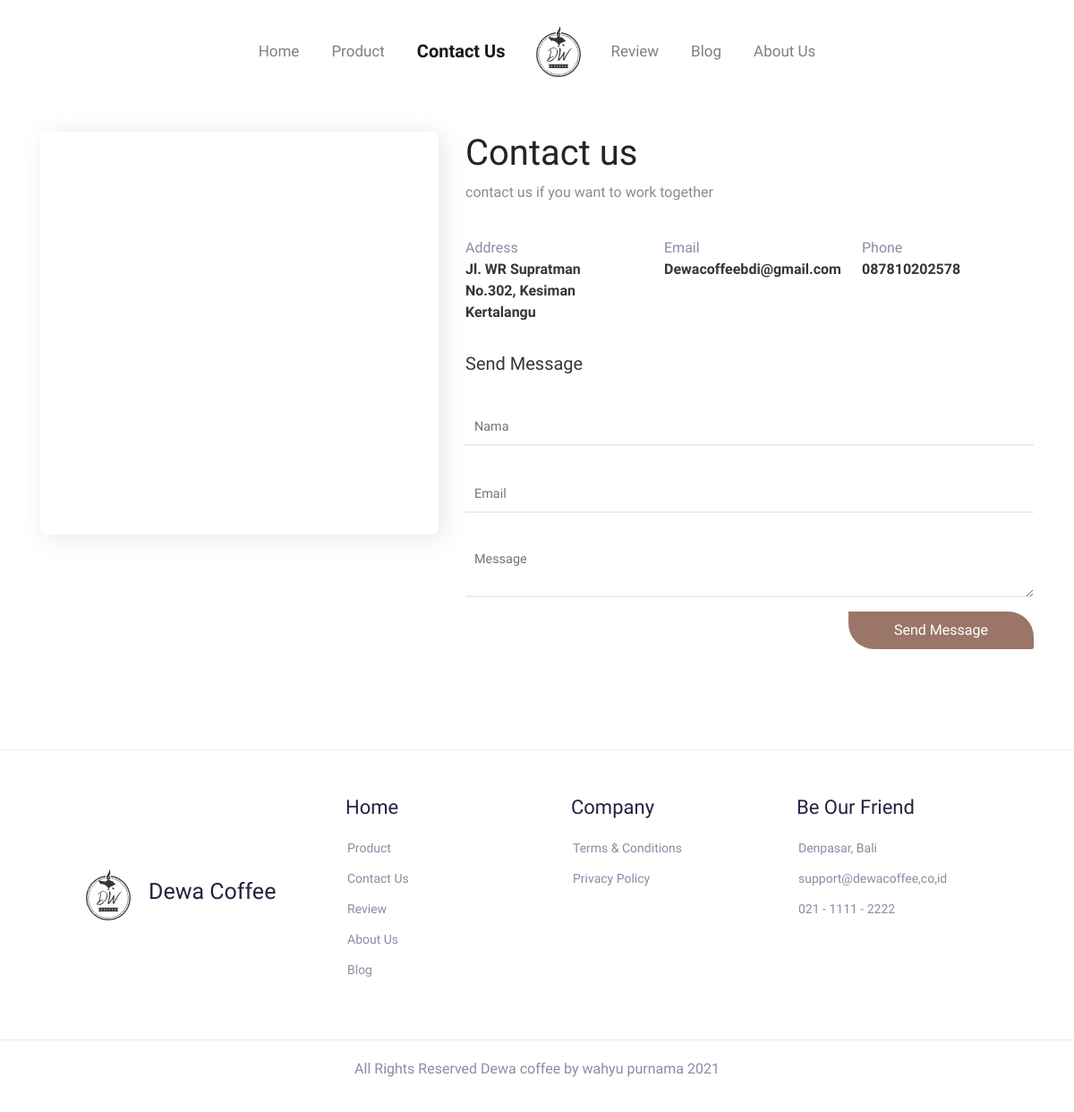
/contact, run on an earlier commit of the app's database.
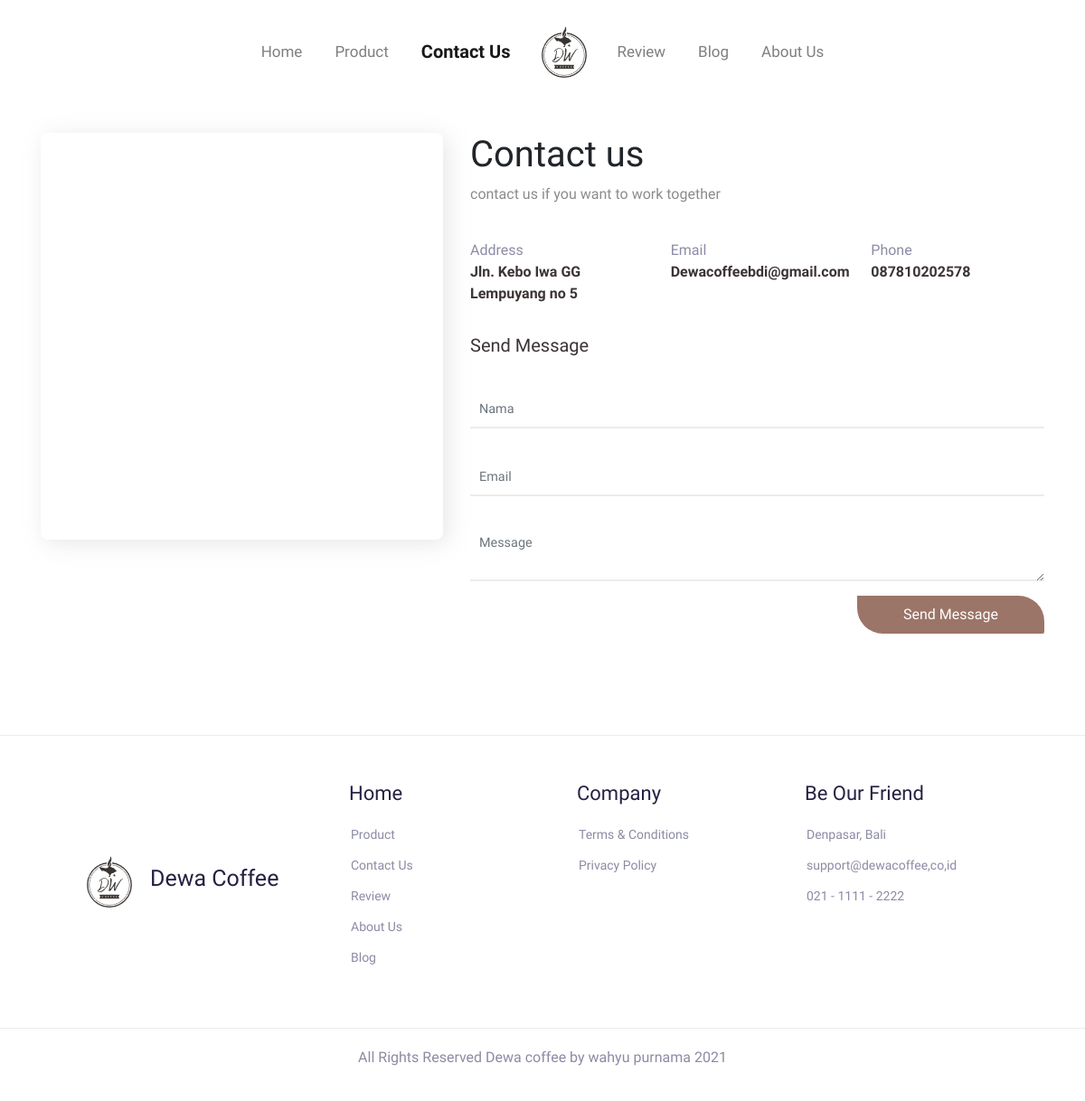
And on a later commit of the database.
### tables this page shows
CREATE TABLE `page_contact` (
  `id` int(11) NOT NULL,
  `address` varchar(255) NOT NULL,
  `email` varchar(100) NOT NULL,
  `phone` varchar(14) NOT NULL,
  `maps` text NOT NULL
);

### app/core/Controller.php (called while the page is built, shortened)
<?php
class Controller {
	public function view($view, $data = []) {
		require_once 'app/views/' . $view . '.php';
	}
	public function model($model) {
		return new $model;
	}
}

### app/core/App.php (called while the page is built, shortened)
<?php
class App {
	protected $method = 'index';
	protected $params = [];
	public function __construct() {
		$this->controller = new $this->controller;
		call_user_func_array([$this->controller, $this->method], $this->params);
	}
}

### index.php (called while the page is built, shortened)
<?php
$app = new App;

### app/core/Url.php (called while the page is built, shortened)
<?php
class Url
{
    public static function check()
    {
        if (isset($_GET['url'])) {
			$url = rtrim($_GET['url'], '/');
			$url = filter_var($url, FILTER_SANITIZE_URL);
			$url = explode('/', $url);
			return $url[0];
		}
    }
}

### app/core/Database.php (called while the page is built, shortened)
<?php
class Database
{
  private $host = DB_HOST;
  private	$user = DB_USER;
  private $pass = DB_PASS;
  private $db_name = DB_NAME;
  private $dbh;
  private $stmt;
  public function __construct()
  {
    $dsn = "mysql:host={$this->host};
    dbname={$this->db_name}";
    $option = [
     PDO::ATTR_PERSISTENT => true,
     PDO::ATTR_ERRMODE => PDO::ERRMODE_EXCEPTION
   ];
   try {
     $this->dbh = new PDO($dsn, $this->user, $this->pass, $option);
   } catch(PDOException $e){
     die($e->getMessage());
   }
 }
 public function query($query)
 {
  $this->stmt = $this->dbh->prepare($query);
}
public function execute()
{
  $this->stmt->execute();
}
public function resultSet()
{
  $this->execute();
  return $this->stmt->fetchAll(PDO::FETCH_ASSOC);
}
}

### app/models/M_Contact.php (called while the page is built, shortened)
<?php
class M_Contact
{
    private $db;
    public function __construct()
    {
        $this->db = new Database();
    }
    public function getAllData($table)
    {
        $sql = "SELECT * FROM $table";
        $this->db->query($sql);
        return $this->db->resultSet();
    }
}

### app/views/contact-us/index.php (the view)
<div class="container mt-5">
    <div class="row">
        <div class="col-lg-5 col-md-6 col-sm-12">
            <div class="maps " data-aos="zoom-in" data-aos-delay="300">
                <?= $data['contact'][0]['maps'] ?>
            </div>
        </div>
        <div class="col-lg-7 col-md-6 col-sm-12">
            <div class="text-about">
                <h1 data-aos="zoom-in-down" data-aos-delay="300">
                    Contact us
                </h1>
                <p data-aos="zoom-in-down" data-aos-delay="400">
                    contact us if you want to work together
                </p>
                <div class="row">
                    <div class="col-lg-4 col-md-6 col-sm-12 mt-2 info-me">
                        <ul data-aos="zoom-in-down" data-aos-delay="500">
                            <li class="judul">Address</li>
                            <li class="info"><?= $data['contact'][0]['address'] ?></li>
                        </ul>
                    </div>
                    <div class="col-lg-4 col-md-6 col-sm-12 mt-2 info-me">
                        <ul data-aos="zoom-in-down" data-aos-delay="600">
                            <li class="judul">Email</li>
                            <li class="info"><?= $data['contact'][0]['email'] ?></li>
                        </ul>
                    </div>
                    <div class="col-lg-4 col-md-6 col-sm-12 mt-2 info-me">
                        <ul data-aos="zoom-in-down" data-aos-delay="700">
                            <li class="judul">Phone</li>
                            <li class="info"><?= $data['contact'][0]['phone'] ?></li>
                        </ul>
                    </div>
                </div>
            </div>
            <div class="send-message">
                <div class="judul" data-aos="zoom-in-down" data-aos-delay="800">Send Message</div>
                <form action="<?= BASE_URL?>/contact" method="POST">
                    <div class="form-group" data-aos="zoom-in-down" data-aos-delay="900">
                        <input type="text" class="form-control" id="inputNama" name="nama" placeholder="Nama" />
                        <div class="line"></div>
                    </div>
                    <div class="form-group" data-aos="zoom-in-down" data-aos-delay="1000">
                        <input type="email" class="form-control" id="inputEmail4" name="email"
                            placeholder="Email" />
                        <div class="line"></div>
                    </div>
                    <div class="form-group" data-aos="zoom-in-down" data-aos-delay="1100">
                        <textarea class="form-control" rows="2" name="message" placeholder="Message"></textarea>
                        <div class="line"></div>
                    </div>
                    <div class="tombol text-right" data-aos="zoom-in-down" data-aos-delay="1200">
                        <button type="submit" name="submit" class="btn btn-coffee ">Send Message</button>
                    </div>
                </form>
            </div>
        </div>
    </div>
</div>

### app/controllers/Contact.php
<?php
class Contact extends Controller
{
    public function index()
    {
        if(isset($_POST['submit'])){
            $data = $this->model('M_Contact')->sendMessage();
            if ($data == true)
            {
                Flasher::setFlash('Pesan Berhasil Terkirim', 'success');
                header('Location: ' . BASE_URL . '/contact');
            }
            else
            {
                Flasher::setFlash('Data Gagal Di Hapus', 'error');
                header('Location: ' . BASE_URL . '/contact');
            }
        }else{
            $data['contact'] =  $this->model('M_Contact')->getAllData('page_contact');
            $this->view('template/homepage/header');
            $this->view('contact-us/index',$data);
            $this->view('template/homepage/footer');
        }
    }
}

### app/views/template/homepage/header.php (shortened to what this page needs)
<!DOCTYPE html>
<html lang="en">
<head>
    <link rel="stylesheet" href="https://cdn.jsdelivr.net/npm/bootstrap@4.6.0/dist/css/bootstrap.min.css"
 />
    <link rel="stylesheet" href="<?= BASEURL ?>/homepage/css/style.css" />
    <link rel="stylesheet" href="https://unpkg.com/aos@next/dist/aos.css" />
</head>
<body>
    <nav class="navbar navbar-expand-lg navbar-light">
        <div class="collapse navbar-collapse justify-content-center mt-3" id="navbarToggle">
            <ul class="navbar-nav">
                <li class="nav-item" data-aos="fade-down" data-aos-delay="500">
                    <a class="nav-link nav-color <?= (Url::check() == '') ? 'active' : ''?>" href="<?= BASE_URL?>">Home
                    </a>
                </li>
                <li class="nav-item" data-aos="fade-down" data-aos-delay="600">
                    <a class="nav-link nav-color <?= (Url::check() == 'products') ? 'active' : ''?> "
                        href="<?= BASE_URL?>/products">Product</a>
                </li>
                <li class="nav-item" data-aos="fade-down" data-aos-delay="700">
                    <a class="nav-link nav-color  <?= (Url::check() == 'contact') ? 'active' : ''?>"
                        href="<?= BASE_URL?>/contact"> Contact Us</a>
                </li>
            </ul>
            <a class="navbar-brand d-none d-lg-block logo-img ml-3" href="#" data-aos="fade-down" data-aos-delay="800">
                <img src="<?= BASEURL ?>/assets/img/logo.png" alt="" />
            </a>
            <ul class="navbar-nav">
                <li class="nav-item " data-aos="fade-down" data-aos-delay="900">
                    <a class="nav-link nav-color " href="<?= BASE_URL?>#testim">Review</a>
                </li>
                <li class="nav-item" data-aos="fade-down" data-aos-delay="1000">
                    <a class="nav-link nav-color  <?= (Url::check() == 'blog') ? 'active' : ''?>"
                        href="<?= BASE_URL?>/blog">Blog</a>
                </li>
                <li class="nav-item" data-aos="fade-down" data-aos-delay="1100">
                    <a class="nav-link nav-color  <?= (Url::check() == 'about') ? 'active' : ''?>"
                        href="<?= BASE_URL?>/about"> About Us</a>
                </li>
            </ul>
        </div>
    </nav>

### app/views/template/homepage/footer.php (shortened to what this page needs)
<footer>
    <div class="about">
        <div class="logo" data-aos="fade-up" data-aos-delay="500">
            <img src="<?= BASEURL ?>/assets/img/logo.png" alt="">
            <h1>Dewa Coffee</h1>
        </div>
        <div class="company" data-aos="fade-up" data-aos-delay="600">
            <a href="<?= BASE_URL ?>" class="text-decoration-none">
                <h1 class="j-footer">Home</h1>
            </a>
            <ul>
                <li><a href="<?= BASE_URL ?>/products">Product</a></li>
                <li><a href="<?= BASE_URL ?>/contact">Contact Us</a></li>
                <li><a href="<?= BASE_URL ?>#testim">Review</a></li>
                <li><a href="<?= BASE_URL ?>/about">About Us</a></li>
                <li><a href="<?= BASE_URL ?>/blog">Blog</a></li>
            </ul>
        </div>
        <div class="company" data-aos="fade-up" data-aos-delay="700">
            <h1 class="j-footer">Company</h1>
            <ul>
                <li><a href="">Terms & Conditions</a></li>
                <li><a href="">Privacy Policy</a></li>
            </ul>
        </div>
        <div class="company" data-aos="fade-up" data-aos-delay="800">
            <h1 class="j-footer">Be Our Friend</h1>
            <ul>
                <li><a href="">Denpasar, Bali</a></li>
                <li><a href="">support@dewacoffee,co,id</a></li>
                <li><a href="">021 - 1111 - 2222</a></li>
            </ul>
        </div>
    </div>
</footer>
<div class="copyright">
    <p>All Rights Reserved Dewa coffee by wahyu purnama 2021</p>
</div>
</body>
</html>

### public/homepage/css/style.css (style rules this page uses)
* { font-family: "Quicksand"; scroll-behavior: smooth; }
:root { --primary: rgba(131, 83, 65, 0.8); }
.logo-img img { width: 50px; }
.nav-color { font-style: normal; font-weight: 400; font-size: 17px; line-height: 25px; color: #959797; margin: 0 10px; }
.active { font-weight: 600; font-size: 20px; line-height: 25px; color: #3c3434; margin: 0 10px; }
.nav-item a { display: inline-block; transition: all 0.3s; }
.logo-img { transition: all 0.5s ease-in-out; }
.btn-coffee { color: #fff !important; background-color: rgba(131, 83, 65, 0.8); border-radius: 0px 28.5px 2px; padding: 8px 50px; transition: all 0.3s; }
.logo { display: flex; align-items: center; }
.logo h1 { font-weight: 500; font-size: 25px; line-height: 35px; color: #272042; margin-left: 20px; }
.logo img { width: 50px; }
footer .about { border-top: 1px solid #ececec; height: auto; display: grid; grid-template-columns: repeat(auto-fit, minmax(200px, 1fr)); padding: 50px 8%; margin-top: 7rem; }
.company .j-footer { font-style: normal; font-weight: 500; font-size: 22px; line-height: 27px; color: #272042; margin-left: 38px; margin-bottom: 20px; }
.company ul li { list-style: none; margin-bottom: 10px; }
.company ul li a { text-decoration: none; font-weight: normal; font-size: 14px; line-height: 22px; color: #8b8ba5; }
.copyright { border-top: 1px solid #ececec; height: auto; padding: 20px 0; text-align: center; color: #8b8ba5; }
.maps iframe { width: 100%; border-radius: 8px; box-shadow: 5px 4px 25px rgba(159, 159, 159, 0.25); }
.text-about p { color: #8d8a8d; margin-bottom: 30px; }
.info-me { display: flex; }
.info-me ul { list-style: none; margin: 0; padding: 0; padding-right: 20px; }
.info-me ul li.judul { color: #8b8ba5; }
.info-me ul li.info { color: #3c3434; font-weight: 600; }
.send-message .judul { margin-top: 2rem; font-weight: 500; font-size: 20px; line-height: 132.5%; color: #3c3434; margin-bottom: 20px; }
.form-group { position: relative; padding-top: 15px; }
.form-control { border: 0; border-radius: 0; padding: 10px 10px; background-color: transparent; position: relative; z-index: 2; font-size: 0.9rem; }
.form-control:not(textarea) { height: 44px; }
.line { position: absolute; display: block; bottom: 0; left: 0; right: 0; height: 2px; background-color: #ececec; width: 100%; }
.line:after { content: ""; height: 2px; position: absolute; display: block; background: #ececec; left: 0; right: 0; transform: scaleX(0); transition: transform 0.2s ease-in-out; transform-origin: 0 0; }

What changed in the data, as far as the page shows it:
changed page_contact "Dewacoffeebdi@gmail.com": address "Jl. WR Supratman No.302, Kesiman Kertalangu" → "Jln. Kebo Iwa GG Lempuyang no 5"
